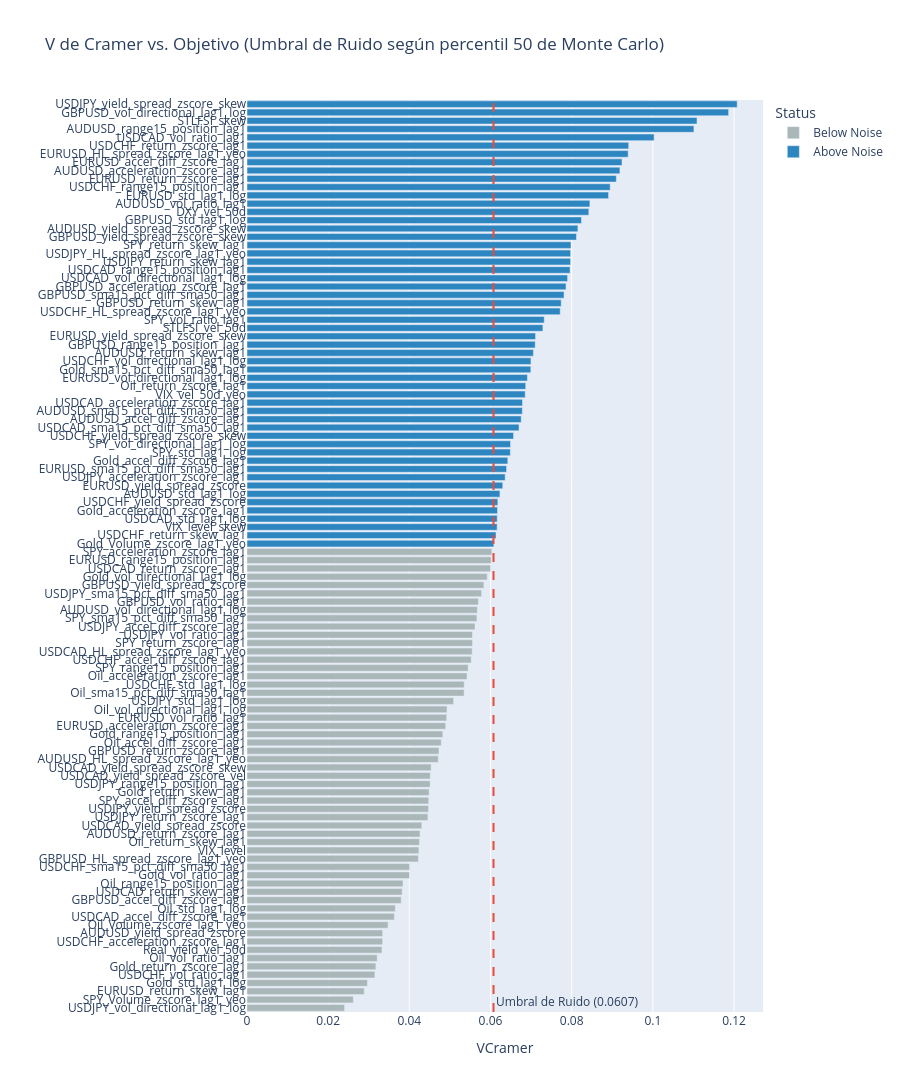

Here is the notebook cell this chart was saved with:
### Markdown cell above
### Ranking de variables (V de Cramer)

### Code cell
_ = rankear_variables(X=X, y=y, percentil=50, graficar=True)

### Figure 1 — Plotly figure (JSON) as saved in the notebook; plotly's stock layout.template omitted (floating-point values rounded to 4 significant figures)
{"data": [{"hovertemplate": "Status=Below Noise<br>VCramer=%{x}<br>index=%{y}<extra></extra>", "legendgroup": "Below Noise", "marker": {"color": "#AAB7B8", "pattern": {"shape": ""}}, "name": "Below Noise", "orientation": "h", "showlegend": true, "textposition": "auto", "type": "bar", "x": [0.02404, 0.0262, 0.02888, 0.02968, 0.03152, 0.03175, 0.03209, 0.03325, 0.03342, 0.03342, 0.03476, 0.03631, 0.03655, 0.038, 0.03823, 0.03845, 0.04003, 0.04006, 0.04223, 0.04236, 0.04249, 0.04264, 0.04308, 0.04457, 0.04473, 0.04476, 0.04487, 0.04513, 0.04515, 0.04538, 0.04712, 0.04731, 0.04787, 0.04825, 0.04897, 0.0492, 0.04929, 0.05091, 0.05349, 0.05352, 0.05422, 0.05448, 0.05524, 0.05549, 0.05556, 0.05556, 0.05618, 0.05665, 0.05675, 0.05702, 0.0578, 0.05837, 0.05919, 0.06002, 0.06015, 0.06033], "xaxis": "x", "y": ["USDJPY_vol_directional_lag1_log", "SPY_Volume_zscore_lag1_yeo", "EURUSD_return_skew_lag1", "Gold_std_lag1_log", "USDCHF_vol_ratio_lag1", "Gold_return_zscore_lag1", "Oil_vol_ratio_lag1", "Real_yield_vel_50d", "USDCHF_acceleration_zscore_lag1", "AUDUSD_yield_spread_zscore", "Oil_Volume_zscore_lag1_yeo", "USDCAD_accel_diff_zscore_lag1", "Oil_std_lag1_log", "GBPUSD_accel_diff_zscore_lag1", "USDCAD_return_skew_lag1", "Oil_range15_position_lag1", "Gold_vol_ratio_lag1", "USDCHF_sma15_pct_diff_sma50_lag1", "GBPUSD_HL_spread_zscore_lag1_yeo", "VIX_level", "Oil_return_skew_lag1", "AUDUSD_return_zscore_lag1", "USDCAD_yield_spread_zscore", "USDJPY_return_zscore_lag1", "USDJPY_yield_spread_zscore", "SPY_accel_diff_zscore_lag1", "Gold_return_skew_lag1", "USDJPY_range15_position_lag1", "USDCAD_yield_spread_zscore_vel", "USDCAD_yield_spread_zscore_skew", "AUDUSD_HL_spread_zscore_lag1_yeo", "GBPUSD_return_zscore_lag1", "Oil_accel_diff_zscore_lag1", "Gold_range15_position_lag1", "EURUSD_acceleration_zscore_lag1", "EURUSD_vol_ratio_lag1", "Oil_vol_directional_lag1_log", "USDJPY_std_lag1_log", "Oil_sma15_pct_diff_sma50_lag1", "USDCHF_std_lag1_log", "Oil_acceleration_zscore_lag1", "SPY_range15_position_lag1", "USDCHF_accel_diff_zscore_lag1", "USDCAD_HL_spread_zscore_lag1_yeo", "SPY_return_zscore_lag1", "USDJPY_vol_ratio_lag1", "USDJPY_accel_diff_zscore_lag1", "SPY_sma15_pct_diff_sma50_lag1", "AUDUSD_vol_directional_lag1_log", "GBPUSD_vol_ratio_lag1", "USDJPY_sma15_pct_diff_sma50_lag1", "GBPUSD_yield_spread_zscore", "Gold_vol_directional_lag1_log", "USDCAD_return_zscore_lag1", "EURUSD_range15_position_lag1", "SPY_acceleration_zscore_lag1"], "yaxis": "y"}, {"hovertemplate": "Status=Above Noise<br>VCramer=%{x}<br>index=%{y}<extra></extra>", "legendgroup": "Above Noise", "marker": {"color": "#2E86C1", "pattern": {"shape": ""}}, "name": "Above Noise", "orientation": "h", "showlegend": true, "textposition": "auto", "type": "bar", "x": [0.06082, 0.06136, 0.06164, 0.06166, 0.06173, 0.0618, 0.06232, 0.06302, 0.06361, 0.06395, 0.06426, 0.06489, 0.06493, 0.06568, 0.06703, 0.06756, 0.06785, 0.06789, 0.06855, 0.06867, 0.0691, 0.06993, 0.06996, 0.07057, 0.07101, 0.0711, 0.0729, 0.07324, 0.07717, 0.07742, 0.07812, 0.07861, 0.079, 0.0796, 0.07974, 0.07975, 0.07983, 0.08118, 0.08154, 0.08242, 0.08423, 0.08448, 0.08909, 0.08949, 0.091, 0.09189, 0.0924, 0.09392, 0.09405, 0.1003, 0.1101, 0.1109, 0.1187, 0.1208], "xaxis": "x", "y": ["Gold_Volume_zscore_lag1_yeo", "USDCHF_return_skew_lag1", "VIX_level_skew", "USDCAD_std_lag1_log", "Gold_acceleration_zscore_lag1", "USDCHF_yield_spread_zscore", "AUDUSD_std_lag1_log", "EURUSD_yield_spread_zscore", "USDJPY_acceleration_zscore_lag1", "EURUSD_sma15_pct_diff_sma50_lag1", "Gold_accel_diff_zscore_lag1", "SPY_std_lag1_log", "SPY_vol_directional_lag1_log", "USDCHF_yield_spread_zscore_skew", "USDCAD_sma15_pct_diff_sma50_lag1", "AUDUSD_accel_diff_zscore_lag1", "AUDUSD_sma15_pct_diff_sma50_lag1", "USDCAD_acceleration_zscore_lag1", "VIX_vel_50d_yeo", "Oil_return_zscore_lag1", "EURUSD_vol_directional_lag1_log", "Gold_sma15_pct_diff_sma50_lag1", "USDCHF_vol_directional_lag1_log", "AUDUSD_return_skew_lag1", "GBPUSD_range15_position_lag1", "EURUSD_yield_spread_zscore_skew", "STLFSI_vel_50d", "SPY_vol_ratio_lag1", "USDCHF_HL_spread_zscore_lag1_yeo", "GBPUSD_return_skew_lag1", "GBPUSD_sma15_pct_diff_sma50_lag1", "GBPUSD_acceleration_zscore_lag1", "USDCAD_vol_directional_lag1_log", "USDCAD_range15_position_lag1", "USDJPY_return_skew_lag1", "USDJPY_HL_spread_zscore_lag1_yeo", "SPY_return_skew_lag1", "GBPUSD_yield_spread_zscore_skew", "AUDUSD_yield_spread_zscore_skew", "GBPUSD_std_lag1_log", "DXY_vel_50d", "AUDUSD_vol_ratio_lag1", "EURUSD_std_lag1_log", "USDCHF_range15_position_lag1", "EURUSD_return_zscore_lag1", "AUDUSD_acceleration_zscore_lag1", "EURUSD_accel_diff_zscore_lag1", "EURUSD_HL_spread_zscore_lag1_yeo", "USDCHF_return_zscore_lag1", "USDCAD_vol_ratio_lag1", "AUDUSD_range15_position_lag1", "STLFSI_skew", "GBPUSD_vol_directional_lag1_log", "USDJPY_yield_spread_zscore_skew"], "yaxis": "y"}], "layout": {"annotations": [{"showarrow": false, "text": "Umbral de Ruido (0.0607)", "x": 0.06074, "xanchor": "left", "xref": "x", "y": 0, "yanchor": "bottom", "yref": "y domain"}], "barmode": "relative", "height": 2420, "legend": {"title": {"text": "Status"}, "tracegroupgap": 0}, "shapes": [{"line": {"color": "#E74C3C", "dash": "dash"}, "type": "line", "x0": 0.06074, "x1": 0.06074, "xref": "x", "y0": 0, "y1": 1, "yref": "y domain"}], "title": {"text": "V de Cramer vs. Objetivo (Umbral de Ruido según percentil 50 de Monte Carlo)"}, "xaxis": {"anchor": "y", "domain": [0, 1], "title": {"text": "VCramer"}}, "yaxis": {"anchor": "x", "domain": [0, 1], "dtick": 1, "title": {"text": ""}}}}
